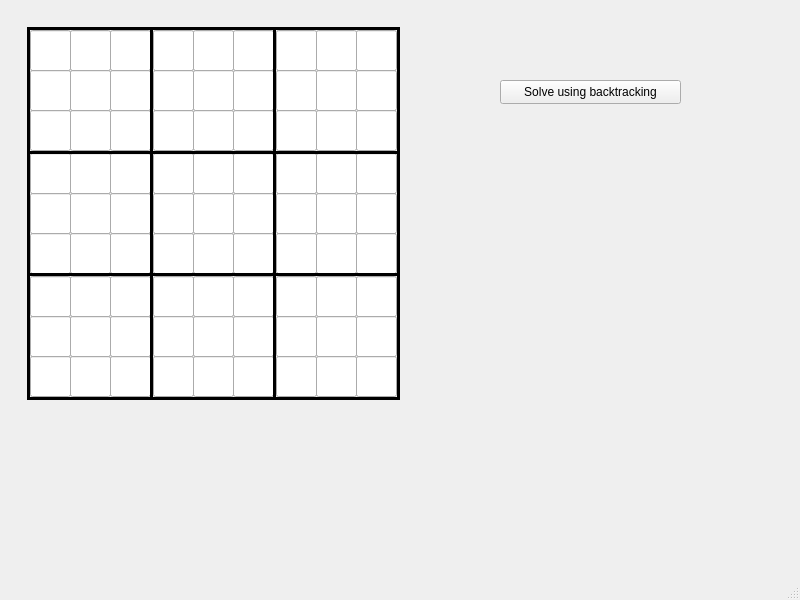
<?xml version="1.0" encoding="UTF-8"?>
<ui version="4.0">
 <class>SudokuWindow</class>
 <widget class="QMainWindow" name="SudokuWindow">
  <property name="geometry">
   <rect>
    <x>0</x>
    <y>0</y>
    <width>800</width>
    <height>600</height>
   </rect>
  </property>
  <property name="windowTitle">
   <string>SudokuWindow</string>
  </property>
  <widget class="QWidget" name="centralwidget">
   <widget class="QLineEdit" name="lineEdit_A1">
    <property name="geometry">
     <rect>
      <x>30</x>
      <y>30</y>
      <width>41</width>
      <height>41</height>
     </rect>
    </property>
   </widget>
   <widget class="QLineEdit" name="lineEdit_A2">
    <property name="geometry">
     <rect>
      <x>70</x>
      <y>30</y>
      <width>41</width>
      <height>41</height>
     </rect>
    </property>
   </widget>
   <widget class="QLineEdit" name="lineEdit_A3">
    <property name="geometry">
     <rect>
      <x>110</x>
      <y>30</y>
      <width>41</width>
      <height>41</height>
     </rect>
    </property>
   </widget>
   <widget class="QLabel" name="label">
    <property name="geometry">
     <rect>
      <x>150</x>
      <y>30</y>
      <width>3</width>
      <height>370</height>
     </rect>
    </property>
    <property name="styleSheet">
     <string notr="true">background-color: black;</string>
    </property>
    <property name="text">
     <string/>
    </property>
   </widget>
   <widget class="QLineEdit" name="lineEdit_B2">
    <property name="geometry">
     <rect>
      <x>70</x>
      <y>70</y>
      <width>41</width>
      <height>41</height>
     </rect>
    </property>
   </widget>
   <widget class="QLineEdit" name="lineEdit_B1">
    <property name="geometry">
     <rect>
      <x>30</x>
      <y>70</y>
      <width>41</width>
      <height>41</height>
     </rect>
    </property>
   </widget>
   <widget class="QLineEdit" name="lineEdit_B3">
    <property name="geometry">
     <rect>
      <x>110</x>
      <y>70</y>
      <width>41</width>
      <height>41</height>
     </rect>
    </property>
   </widget>
   <widget class="QLineEdit" name="lineEdit_C3">
    <property name="geometry">
     <rect>
      <x>110</x>
      <y>110</y>
      <width>41</width>
      <height>41</height>
     </rect>
    </property>
   </widget>
   <widget class="QLineEdit" name="lineEdit_C1">
    <property name="geometry">
     <rect>
      <x>30</x>
      <y>110</y>
      <width>41</width>
      <height>41</height>
     </rect>
    </property>
   </widget>
   <widget class="QLineEdit" name="lineEdit_C2">
    <property name="geometry">
     <rect>
      <x>70</x>
      <y>110</y>
      <width>41</width>
      <height>41</height>
     </rect>
    </property>
   </widget>
   <widget class="QLabel" name="label_2">
    <property name="geometry">
     <rect>
      <x>27</x>
      <y>151</y>
      <width>370</width>
      <height>3</height>
     </rect>
    </property>
    <property name="styleSheet">
     <string notr="true">background-color: black;</string>
    </property>
    <property name="text">
     <string/>
    </property>
   </widget>
   <widget class="QLineEdit" name="lineEdit_B6">
    <property name="geometry">
     <rect>
      <x>233</x>
      <y>70</y>
      <width>41</width>
      <height>41</height>
     </rect>
    </property>
   </widget>
   <widget class="QLineEdit" name="lineEdit_C5">
    <property name="geometry">
     <rect>
      <x>193</x>
      <y>110</y>
      <width>41</width>
      <height>41</height>
     </rect>
    </property>
   </widget>
   <widget class="QLineEdit" name="lineEdit_A5">
    <property name="geometry">
     <rect>
      <x>193</x>
      <y>30</y>
      <width>41</width>
      <height>41</height>
     </rect>
    </property>
   </widget>
   <widget class="QLineEdit" name="lineEdit_A4">
    <property name="geometry">
     <rect>
      <x>153</x>
      <y>30</y>
      <width>41</width>
      <height>41</height>
     </rect>
    </property>
   </widget>
   <widget class="QLineEdit" name="lineEdit_C4">
    <property name="geometry">
     <rect>
      <x>153</x>
      <y>110</y>
      <width>41</width>
      <height>41</height>
     </rect>
    </property>
   </widget>
   <widget class="QLineEdit" name="lineEdit_A6">
    <property name="geometry">
     <rect>
      <x>233</x>
      <y>30</y>
      <width>41</width>
      <height>41</height>
     </rect>
    </property>
   </widget>
   <widget class="QLineEdit" name="lineEdit_B4">
    <property name="geometry">
     <rect>
      <x>153</x>
      <y>70</y>
      <width>41</width>
      <height>41</height>
     </rect>
    </property>
   </widget>
   <widget class="QLineEdit" name="lineEdit_B5">
    <property name="geometry">
     <rect>
      <x>193</x>
      <y>70</y>
      <width>41</width>
      <height>41</height>
     </rect>
    </property>
   </widget>
   <widget class="QLineEdit" name="lineEdit_C6">
    <property name="geometry">
     <rect>
      <x>233</x>
      <y>110</y>
      <width>41</width>
      <height>41</height>
     </rect>
    </property>
   </widget>
   <widget class="QLineEdit" name="lineEdit_E2">
    <property name="geometry">
     <rect>
      <x>70</x>
      <y>193</y>
      <width>41</width>
      <height>41</height>
     </rect>
    </property>
   </widget>
   <widget class="QLineEdit" name="lineEdit_E1">
    <property name="geometry">
     <rect>
      <x>30</x>
      <y>193</y>
      <width>41</width>
      <height>41</height>
     </rect>
    </property>
   </widget>
   <widget class="QLineEdit" name="lineEdit_D3">
    <property name="geometry">
     <rect>
      <x>110</x>
      <y>153</y>
      <width>41</width>
      <height>41</height>
     </rect>
    </property>
   </widget>
   <widget class="QLineEdit" name="lineEdit_D1">
    <property name="geometry">
     <rect>
      <x>30</x>
      <y>153</y>
      <width>41</width>
      <height>41</height>
     </rect>
    </property>
   </widget>
   <widget class="QLineEdit" name="lineEdit_D2">
    <property name="geometry">
     <rect>
      <x>70</x>
      <y>153</y>
      <width>41</width>
      <height>41</height>
     </rect>
    </property>
   </widget>
   <widget class="QLineEdit" name="lineEdit_F3">
    <property name="geometry">
     <rect>
      <x>110</x>
      <y>233</y>
      <width>41</width>
      <height>41</height>
     </rect>
    </property>
   </widget>
   <widget class="QLineEdit" name="lineEdit_F1">
    <property name="geometry">
     <rect>
      <x>30</x>
      <y>233</y>
      <width>41</width>
      <height>41</height>
     </rect>
    </property>
   </widget>
   <widget class="QLineEdit" name="lineEdit_F2">
    <property name="geometry">
     <rect>
      <x>70</x>
      <y>233</y>
      <width>41</width>
      <height>41</height>
     </rect>
    </property>
   </widget>
   <widget class="QLineEdit" name="lineEdit_E3">
    <property name="geometry">
     <rect>
      <x>110</x>
      <y>193</y>
      <width>41</width>
      <height>41</height>
     </rect>
    </property>
   </widget>
   <widget class="QLabel" name="label_3">
    <property name="geometry">
     <rect>
      <x>273</x>
      <y>30</y>
      <width>3</width>
      <height>370</height>
     </rect>
    </property>
    <property name="styleSheet">
     <string notr="true">background-color: black;</string>
    </property>
    <property name="text">
     <string/>
    </property>
   </widget>
   <widget class="QLineEdit" name="lineEdit_B8">
    <property name="geometry">
     <rect>
      <x>316</x>
      <y>70</y>
      <width>41</width>
      <height>41</height>
     </rect>
    </property>
   </widget>
   <widget class="QLineEdit" name="lineEdit_B7">
    <property name="geometry">
     <rect>
      <x>276</x>
      <y>70</y>
      <width>41</width>
      <height>41</height>
     </rect>
    </property>
   </widget>
   <widget class="QLineEdit" name="lineEdit_A9">
    <property name="geometry">
     <rect>
      <x>356</x>
      <y>30</y>
      <width>41</width>
      <height>41</height>
     </rect>
    </property>
   </widget>
   <widget class="QLineEdit" name="lineEdit_A7">
    <property name="geometry">
     <rect>
      <x>276</x>
      <y>30</y>
      <width>41</width>
      <height>41</height>
     </rect>
    </property>
   </widget>
   <widget class="QLineEdit" name="lineEdit_A8">
    <property name="geometry">
     <rect>
      <x>316</x>
      <y>30</y>
      <width>41</width>
      <height>41</height>
     </rect>
    </property>
   </widget>
   <widget class="QLineEdit" name="lineEdit_C9">
    <property name="geometry">
     <rect>
      <x>356</x>
      <y>110</y>
      <width>41</width>
      <height>41</height>
     </rect>
    </property>
   </widget>
   <widget class="QLineEdit" name="lineEdit_C7">
    <property name="geometry">
     <rect>
      <x>276</x>
      <y>110</y>
      <width>41</width>
      <height>41</height>
     </rect>
    </property>
   </widget>
   <widget class="QLineEdit" name="lineEdit_C8">
    <property name="geometry">
     <rect>
      <x>316</x>
      <y>110</y>
      <width>41</width>
      <height>41</height>
     </rect>
    </property>
   </widget>
   <widget class="QLineEdit" name="lineEdit_B9">
    <property name="geometry">
     <rect>
      <x>356</x>
      <y>70</y>
      <width>41</width>
      <height>41</height>
     </rect>
    </property>
   </widget>
   <widget class="QLabel" name="label_4">
    <property name="geometry">
     <rect>
      <x>27</x>
      <y>30</y>
      <width>3</width>
      <height>370</height>
     </rect>
    </property>
    <property name="styleSheet">
     <string notr="true">background-color: black;</string>
    </property>
    <property name="text">
     <string/>
    </property>
   </widget>
   <widget class="QLabel" name="label_5">
    <property name="geometry">
     <rect>
      <x>397</x>
      <y>29</y>
      <width>3</width>
      <height>371</height>
     </rect>
    </property>
    <property name="styleSheet">
     <string notr="true">background-color: black;</string>
    </property>
    <property name="text">
     <string/>
    </property>
   </widget>
   <widget class="QLabel" name="label_6">
    <property name="geometry">
     <rect>
      <x>27</x>
      <y>27</y>
      <width>373</width>
      <height>3</height>
     </rect>
    </property>
    <property name="styleSheet">
     <string notr="true">background-color: black;</string>
    </property>
    <property name="text">
     <string/>
    </property>
   </widget>
   <widget class="QLabel" name="label_7">
    <property name="geometry">
     <rect>
      <x>30</x>
      <y>273</y>
      <width>368</width>
      <height>3</height>
     </rect>
    </property>
    <property name="styleSheet">
     <string notr="true">background-color: black;</string>
    </property>
    <property name="text">
     <string/>
    </property>
   </widget>
   <widget class="QLineEdit" name="lineEdit_E4">
    <property name="geometry">
     <rect>
      <x>153</x>
      <y>193</y>
      <width>41</width>
      <height>41</height>
     </rect>
    </property>
   </widget>
   <widget class="QLineEdit" name="lineEdit_F5">
    <property name="geometry">
     <rect>
      <x>193</x>
      <y>233</y>
      <width>41</width>
      <height>41</height>
     </rect>
    </property>
   </widget>
   <widget class="QLineEdit" name="lineEdit_D5">
    <property name="geometry">
     <rect>
      <x>193</x>
      <y>153</y>
      <width>41</width>
      <height>41</height>
     </rect>
    </property>
   </widget>
   <widget class="QLineEdit" name="lineEdit_D6">
    <property name="geometry">
     <rect>
      <x>233</x>
      <y>153</y>
      <width>41</width>
      <height>41</height>
     </rect>
    </property>
   </widget>
   <widget class="QLineEdit" name="lineEdit_E6">
    <property name="geometry">
     <rect>
      <x>233</x>
      <y>193</y>
      <width>41</width>
      <height>41</height>
     </rect>
    </property>
   </widget>
   <widget class="QLineEdit" name="lineEdit_E5">
    <property name="geometry">
     <rect>
      <x>193</x>
      <y>193</y>
      <width>41</width>
      <height>41</height>
     </rect>
    </property>
   </widget>
   <widget class="QLineEdit" name="lineEdit_F6">
    <property name="geometry">
     <rect>
      <x>233</x>
      <y>233</y>
      <width>41</width>
      <height>41</height>
     </rect>
    </property>
   </widget>
   <widget class="QLineEdit" name="lineEdit_D4">
    <property name="geometry">
     <rect>
      <x>153</x>
      <y>153</y>
      <width>41</width>
      <height>41</height>
     </rect>
    </property>
   </widget>
   <widget class="QLineEdit" name="lineEdit_F4">
    <property name="geometry">
     <rect>
      <x>153</x>
      <y>233</y>
      <width>41</width>
      <height>41</height>
     </rect>
    </property>
   </widget>
   <widget class="QLineEdit" name="lineEdit_E7">
    <property name="geometry">
     <rect>
      <x>276</x>
      <y>193</y>
      <width>41</width>
      <height>41</height>
     </rect>
    </property>
   </widget>
   <widget class="QLineEdit" name="lineEdit_F8">
    <property name="geometry">
     <rect>
      <x>316</x>
      <y>233</y>
      <width>41</width>
      <height>41</height>
     </rect>
    </property>
   </widget>
   <widget class="QLineEdit" name="lineEdit_D8">
    <property name="geometry">
     <rect>
      <x>316</x>
      <y>153</y>
      <width>41</width>
      <height>41</height>
     </rect>
    </property>
   </widget>
   <widget class="QLineEdit" name="lineEdit_D9">
    <property name="geometry">
     <rect>
      <x>356</x>
      <y>153</y>
      <width>41</width>
      <height>41</height>
     </rect>
    </property>
   </widget>
   <widget class="QLineEdit" name="lineEdit_E9">
    <property name="geometry">
     <rect>
      <x>356</x>
      <y>193</y>
      <width>41</width>
      <height>41</height>
     </rect>
    </property>
   </widget>
   <widget class="QLineEdit" name="lineEdit_E8">
    <property name="geometry">
     <rect>
      <x>316</x>
      <y>193</y>
      <width>41</width>
      <height>41</height>
     </rect>
    </property>
   </widget>
   <widget class="QLineEdit" name="lineEdit_F9">
    <property name="geometry">
     <rect>
      <x>356</x>
      <y>233</y>
      <width>41</width>
      <height>41</height>
     </rect>
    </property>
   </widget>
   <widget class="QLineEdit" name="lineEdit_D7">
    <property name="geometry">
     <rect>
      <x>276</x>
      <y>153</y>
      <width>41</width>
      <height>41</height>
     </rect>
    </property>
   </widget>
   <widget class="QLineEdit" name="lineEdit_F7">
    <property name="geometry">
     <rect>
      <x>276</x>
      <y>233</y>
      <width>41</width>
      <height>41</height>
     </rect>
    </property>
   </widget>
   <widget class="QLineEdit" name="lineEdit_H4">
    <property name="geometry">
     <rect>
      <x>153</x>
      <y>316</y>
      <width>41</width>
      <height>41</height>
     </rect>
    </property>
   </widget>
   <widget class="QLineEdit" name="lineEdit_I5">
    <property name="geometry">
     <rect>
      <x>193</x>
      <y>356</y>
      <width>41</width>
      <height>41</height>
     </rect>
    </property>
   </widget>
   <widget class="QLineEdit" name="lineEdit_G5">
    <property name="geometry">
     <rect>
      <x>193</x>
      <y>276</y>
      <width>41</width>
      <height>41</height>
     </rect>
    </property>
   </widget>
   <widget class="QLineEdit" name="lineEdit_G6">
    <property name="geometry">
     <rect>
      <x>233</x>
      <y>276</y>
      <width>41</width>
      <height>41</height>
     </rect>
    </property>
   </widget>
   <widget class="QLineEdit" name="lineEdit_H6">
    <property name="geometry">
     <rect>
      <x>233</x>
      <y>316</y>
      <width>41</width>
      <height>41</height>
     </rect>
    </property>
   </widget>
   <widget class="QLineEdit" name="lineEdit_H5">
    <property name="geometry">
     <rect>
      <x>193</x>
      <y>316</y>
      <width>41</width>
      <height>41</height>
     </rect>
    </property>
   </widget>
   <widget class="QLineEdit" name="lineEdit_I6">
    <property name="geometry">
     <rect>
      <x>233</x>
      <y>356</y>
      <width>41</width>
      <height>41</height>
     </rect>
    </property>
   </widget>
   <widget class="QLineEdit" name="lineEdit_G4">
    <property name="geometry">
     <rect>
      <x>153</x>
      <y>276</y>
      <width>41</width>
      <height>41</height>
     </rect>
    </property>
   </widget>
   <widget class="QLineEdit" name="lineEdit_I4">
    <property name="geometry">
     <rect>
      <x>153</x>
      <y>356</y>
      <width>41</width>
      <height>41</height>
     </rect>
    </property>
   </widget>
   <widget class="QLineEdit" name="lineEdit_H3">
    <property name="geometry">
     <rect>
      <x>110</x>
      <y>316</y>
      <width>41</width>
      <height>41</height>
     </rect>
    </property>
   </widget>
   <widget class="QLineEdit" name="lineEdit_G2">
    <property name="geometry">
     <rect>
      <x>70</x>
      <y>276</y>
      <width>41</width>
      <height>41</height>
     </rect>
    </property>
   </widget>
   <widget class="QLineEdit" name="lineEdit_I1">
    <property name="geometry">
     <rect>
      <x>30</x>
      <y>356</y>
      <width>41</width>
      <height>41</height>
     </rect>
    </property>
   </widget>
   <widget class="QLineEdit" name="lineEdit_G3">
    <property name="geometry">
     <rect>
      <x>110</x>
      <y>276</y>
      <width>41</width>
      <height>41</height>
     </rect>
    </property>
   </widget>
   <widget class="QLineEdit" name="lineEdit_H2">
    <property name="geometry">
     <rect>
      <x>70</x>
      <y>316</y>
      <width>41</width>
      <height>41</height>
     </rect>
    </property>
   </widget>
   <widget class="QLineEdit" name="lineEdit_G1">
    <property name="geometry">
     <rect>
      <x>30</x>
      <y>276</y>
      <width>41</width>
      <height>41</height>
     </rect>
    </property>
   </widget>
   <widget class="QLineEdit" name="lineEdit_H1">
    <property name="geometry">
     <rect>
      <x>30</x>
      <y>316</y>
      <width>41</width>
      <height>41</height>
     </rect>
    </property>
   </widget>
   <widget class="QLineEdit" name="lineEdit_I2">
    <property name="geometry">
     <rect>
      <x>70</x>
      <y>356</y>
      <width>41</width>
      <height>41</height>
     </rect>
    </property>
   </widget>
   <widget class="QLineEdit" name="lineEdit_I3">
    <property name="geometry">
     <rect>
      <x>110</x>
      <y>356</y>
      <width>41</width>
      <height>41</height>
     </rect>
    </property>
   </widget>
   <widget class="QLineEdit" name="lineEdit_H9">
    <property name="geometry">
     <rect>
      <x>356</x>
      <y>316</y>
      <width>41</width>
      <height>41</height>
     </rect>
    </property>
   </widget>
   <widget class="QLineEdit" name="lineEdit_G8">
    <property name="geometry">
     <rect>
      <x>316</x>
      <y>276</y>
      <width>41</width>
      <height>41</height>
     </rect>
    </property>
   </widget>
   <widget class="QLineEdit" name="lineEdit_I7">
    <property name="geometry">
     <rect>
      <x>276</x>
      <y>356</y>
      <width>41</width>
      <height>41</height>
     </rect>
    </property>
   </widget>
   <widget class="QLineEdit" name="lineEdit_G9">
    <property name="geometry">
     <rect>
      <x>356</x>
      <y>276</y>
      <width>41</width>
      <height>41</height>
     </rect>
    </property>
   </widget>
   <widget class="QLineEdit" name="lineEdit_H8">
    <property name="geometry">
     <rect>
      <x>316</x>
      <y>316</y>
      <width>41</width>
      <height>41</height>
     </rect>
    </property>
   </widget>
   <widget class="QLineEdit" name="lineEdit_G7">
    <property name="geometry">
     <rect>
      <x>276</x>
      <y>276</y>
      <width>41</width>
      <height>41</height>
     </rect>
    </property>
   </widget>
   <widget class="QLineEdit" name="lineEdit_H7">
    <property name="geometry">
     <rect>
      <x>276</x>
      <y>316</y>
      <width>41</width>
      <height>41</height>
     </rect>
    </property>
   </widget>
   <widget class="QLineEdit" name="lineEdit_I8">
    <property name="geometry">
     <rect>
      <x>316</x>
      <y>356</y>
      <width>41</width>
      <height>41</height>
     </rect>
    </property>
   </widget>
   <widget class="QLineEdit" name="lineEdit_I9">
    <property name="geometry">
     <rect>
      <x>356</x>
      <y>356</y>
      <width>41</width>
      <height>41</height>
     </rect>
    </property>
   </widget>
   <widget class="QLabel" name="label_8">
    <property name="geometry">
     <rect>
      <x>30</x>
      <y>397</y>
      <width>368</width>
      <height>3</height>
     </rect>
    </property>
    <property name="styleSheet">
     <string notr="true">background-color: black;</string>
    </property>
    <property name="text">
     <string/>
    </property>
   </widget>
   <widget class="QPushButton" name="pushButtonSolveUsingBacktracking">
    <property name="geometry">
     <rect>
      <x>500</x>
      <y>80</y>
      <width>181</width>
      <height>24</height>
     </rect>
    </property>
    <property name="text">
     <string>Solve using backtracking</string>
    </property>
   </widget>
   <zorder>lineEdit_A1</zorder>
   <zorder>lineEdit_A2</zorder>
   <zorder>lineEdit_A3</zorder>
   <zorder>lineEdit_B2</zorder>
   <zorder>lineEdit_B1</zorder>
   <zorder>lineEdit_B3</zorder>
   <zorder>lineEdit_C3</zorder>
   <zorder>lineEdit_C1</zorder>
   <zorder>lineEdit_C2</zorder>
   <zorder>lineEdit_B6</zorder>
   <zorder>lineEdit_C5</zorder>
   <zorder>lineEdit_A5</zorder>
   <zorder>lineEdit_A4</zorder>
   <zorder>lineEdit_C4</zorder>
   <zorder>lineEdit_A6</zorder>
   <zorder>lineEdit_B4</zorder>
   <zorder>lineEdit_B5</zorder>
   <zorder>lineEdit_C6</zorder>
   <zorder>lineEdit_E2</zorder>
   <zorder>lineEdit_E1</zorder>
   <zorder>lineEdit_D3</zorder>
   <zorder>lineEdit_D1</zorder>
   <zorder>lineEdit_D2</zorder>
   <zorder>lineEdit_F3</zorder>
   <zorder>lineEdit_F1</zorder>
   <zorder>lineEdit_F2</zorder>
   <zorder>lineEdit_E3</zorder>
   <zorder>lineEdit_B8</zorder>
   <zorder>lineEdit_B7</zorder>
   <zorder>lineEdit_A9</zorder>
   <zorder>lineEdit_A7</zorder>
   <zorder>lineEdit_A8</zorder>
   <zorder>lineEdit_C9</zorder>
   <zorder>lineEdit_C7</zorder>
   <zorder>lineEdit_C8</zorder>
   <zorder>lineEdit_B9</zorder>
   <zorder>lineEdit_E4</zorder>
   <zorder>lineEdit_F5</zorder>
   <zorder>lineEdit_D5</zorder>
   <zorder>lineEdit_D6</zorder>
   <zorder>lineEdit_E6</zorder>
   <zorder>lineEdit_E5</zorder>
   <zorder>lineEdit_F6</zorder>
   <zorder>lineEdit_D4</zorder>
   <zorder>lineEdit_F4</zorder>
   <zorder>lineEdit_E7</zorder>
   <zorder>lineEdit_F8</zorder>
   <zorder>lineEdit_D8</zorder>
   <zorder>lineEdit_D9</zorder>
   <zorder>lineEdit_E9</zorder>
   <zorder>lineEdit_E8</zorder>
   <zorder>lineEdit_F9</zorder>
   <zorder>lineEdit_D7</zorder>
   <zorder>lineEdit_F7</zorder>
   <zorder>lineEdit_H4</zorder>
   <zorder>lineEdit_I5</zorder>
   <zorder>lineEdit_G5</zorder>
   <zorder>lineEdit_G6</zorder>
   <zorder>lineEdit_H6</zorder>
   <zorder>lineEdit_H5</zorder>
   <zorder>lineEdit_I6</zorder>
   <zorder>lineEdit_G4</zorder>
   <zorder>lineEdit_I4</zorder>
   <zorder>lineEdit_H3</zorder>
   <zorder>lineEdit_G2</zorder>
   <zorder>lineEdit_I1</zorder>
   <zorder>lineEdit_G3</zorder>
   <zorder>lineEdit_H2</zorder>
   <zorder>lineEdit_G1</zorder>
   <zorder>lineEdit_H1</zorder>
   <zorder>lineEdit_I2</zorder>
   <zorder>lineEdit_I3</zorder>
   <zorder>lineEdit_H9</zorder>
   <zorder>lineEdit_G8</zorder>
   <zorder>lineEdit_I7</zorder>
   <zorder>lineEdit_G9</zorder>
   <zorder>lineEdit_H8</zorder>
   <zorder>lineEdit_G7</zorder>
   <zorder>lineEdit_H7</zorder>
   <zorder>lineEdit_I8</zorder>
   <zorder>lineEdit_I9</zorder>
   <zorder>label_7</zorder>
   <zorder>label_5</zorder>
   <zorder>label_4</zorder>
   <zorder>label_6</zorder>
   <zorder>label_3</zorder>
   <zorder>label_8</zorder>
   <zorder>label_2</zorder>
   <zorder>label</zorder>
   <zorder>pushButtonSolveUsingBacktracking</zorder>
  </widget>
  <widget class="QMenuBar" name="menubar">
   <property name="geometry">
    <rect>
     <x>0</x>
     <y>0</y>
     <width>800</width>
     <height>21</height>
    </rect>
   </property>
  </widget>
  <widget class="QStatusBar" name="statusbar"/>
 </widget>
 <resources/>
 <connections/>
</ui>
